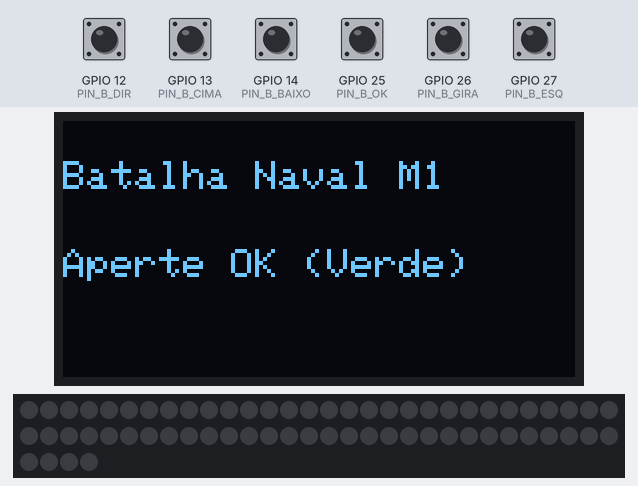
This sketch was run on a simulated ESP32. On the bench: 128×64 one-colour display, 64 RGB LEDs in strip order, left to right, continuing on the next row. The test bench sets the inputs (shaded band); at power-on: GPIO 12 (PIN_B_DIR), GPIO 13 (PIN_B_CIMA), GPIO 14 (PIN_B_BAIXO), GPIO 25 (PIN_B_OK), GPIO 26 (PIN_B_GIRA), GPIO 27 (PIN_B_ESQ) HIGH. Dim RGB values are drawn brighter than linear; random numbers use the default seed unless the sketch sets one; what the sketch prints to the serial monitor is not drawn.

Above: at 1.2 s.
1.3 s: GPIO 25 (PIN_B_OK) pulled LOW for 0.15 s
At 2.0 s:
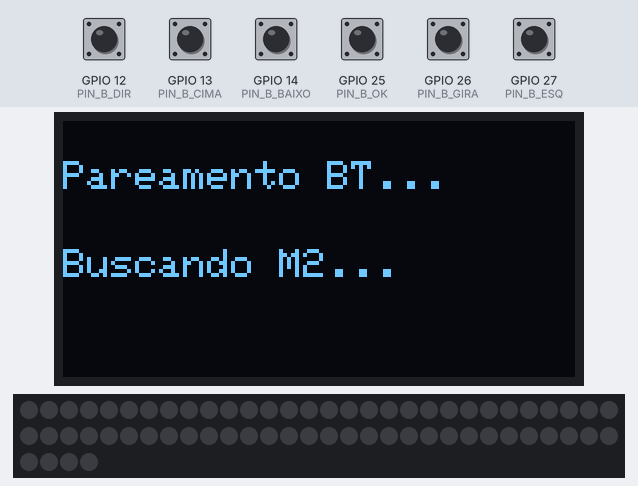
At 3.6 s:
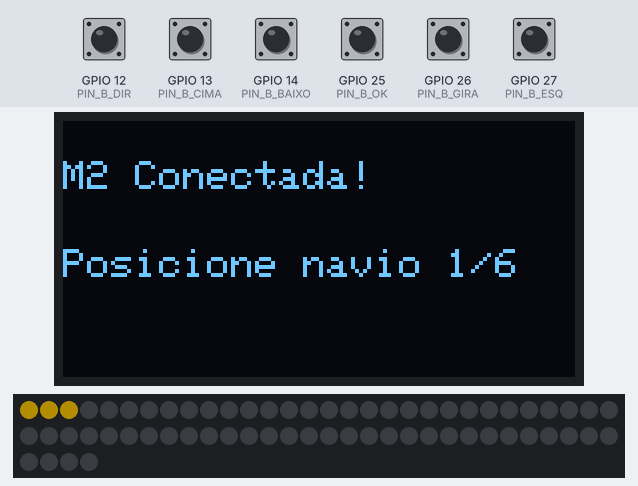
4.3 s: GPIO 25 (PIN_B_OK) pulled LOW for 1 s
At 5.3 s:
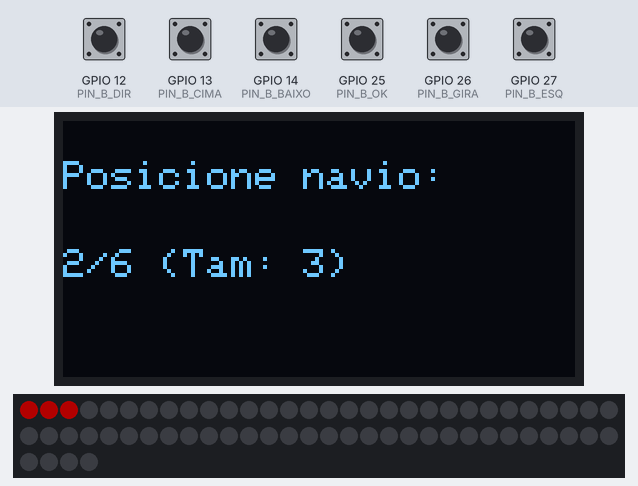
6.8 s: GPIO 12 (PIN_B_DIR) pulled LOW for 0.15 s
8.4 s: GPIO 14 (PIN_B_BAIXO) pulled LOW for 0.15 s
10.0 s: GPIO 25 (PIN_B_OK) pulled LOW for 0.15 s
At 11.0 s:
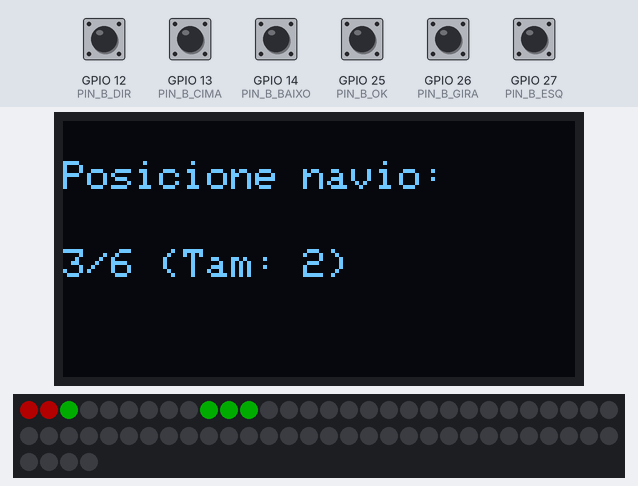
11.6 s: GPIO 26 (PIN_B_GIRA) pulled LOW for 0.15 s
Timing chart, 0 to 14.2 s (numbered marks = the images above; inputs shaded):
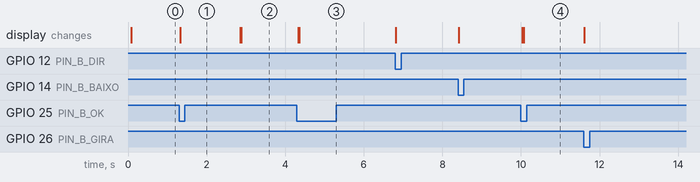

The sketch:

sketch.ino
```cpp
#include "config.h"
#include "componentes.h"
#include "fsm.h"
#include "tasks.h"

void setup() {
  //Inicializa o display, tabuleiro, a máquina de estados e a matriz.
  Serial.begin(115200);
  display.setup();
  matrizLED.setup();
  tabuleiro.setup();
  fsm.setup();

  display.show("Batalha Naval M1", "Aperte OK (Verde)");

  xQueueEventos = xQueueCreate(20, sizeof(EventoMsg)); //Cria fila

  if (xQueueEventos != NULL) {
    xTaskCreatePinnedToCore(vTaskBluetoothSim, "BTSimTask", 2048, NULL, 1, &xHandleBluetooth, 0);
    xTaskCreatePinnedToCore(vTaskInputHandler, "InputTask", 2048, NULL, 1, NULL,              1);
    xTaskCreatePinnedToCore(vTaskFSM,          "FSMTask",   4096, NULL, 2, NULL,              1);
  }
}

void loop() {
  vTaskDelay(pdMS_TO_TICKS(1000));
}
```

componentes.cpp
```cpp
#include "componentes.h"
//Define botões e matrizes;
TBotao BCima  (PIN_B_CIMA,  EV_BOTOES_MOVIMENTO, DIR_CIMA);
TBotao BDir   (PIN_B_DIR,   EV_BOTOES_MOVIMENTO, DIR_DIR);
TBotao BBaixo (PIN_B_BAIXO, EV_BOTOES_MOVIMENTO, DIR_BAIXO);
TBotao BEsq   (PIN_B_ESQ,   EV_BOTOES_MOVIMENTO, DIR_ESQ);
TBotao BGira  (PIN_B_GIRA,  EV_BOTOES_MOVIMENTO, DIR_GIRA);
TBotao BOK    (PIN_B_OK,    EV_OK, DIR_NENHUM);

TDisplay   display;
TMatrizLED matrizLED;
TNavio     navio;
TTabuleiro tabuleiro;
```

componentes.h
```cpp
#ifndef COMPONENTES_H
#define COMPONENTES_H

#include <Wire.h>
#include <Adafruit_GFX.h>
#include <Adafruit_SSD1306.h>
#include <Adafruit_NeoPixel.h>
#include "config.h"

class TBotao {
  private:
    int pino, eventoAssociado, dadoAssociado;
    bool estadoAnterior;
    unsigned long ultimoTempo;

  public:
    TBotao(int pin, int evento, int dado = DIR_NENHUM)
      : pino(pin), eventoAssociado(evento), dadoAssociado(dado), //Ao definir o botão, associa-se ao tipo de variavel pino e etc ao que é colocado
        estadoAnterior(HIGH), ultimoTempo(0) {} //Associa automaticamente à HIGH e tempo = 0;

    void setup() { pinMode(pino, INPUT_PULLUP); }

    bool update() {
      bool leitura = digitalRead(pino);
      if (leitura == LOW && estadoAnterior == HIGH && (millis() - ultimoTempo > 200)) { //anti-bounce
        ultimoTempo = millis();
        estadoAnterior = leitura;
        return true;
      }
      estadoAnterior = leitura;
      return false;
    }

    int getEvento() { return eventoAssociado; }
    int getDado()   { return dadoAssociado; }
};

class TDisplay {
  private:
    Adafruit_SSD1306 oled;
  public:
    TDisplay() : oled(128, 64, &Wire, -1) {}

    void setup() {
      if (!oled.begin(SSD1306_SWITCHCAPVCC, 0x3C)) {
        Serial.println("Falha no OLED SSD1306");
        return;
      }
      oled.clearDisplay();
      oled.setTextSize(1);
      oled.setTextColor(SSD1306_WHITE);
      oled.display();
    }

    void show(String linha1, String linha2 = "") {
      oled.clearDisplay();
      oled.setCursor(0, 10);
      oled.println(linha1);
      if (linha2.length() > 0) {
        oled.setCursor(0, 32);
        oled.println(linha2);
      }
      oled.display();
      Serial.println("[DISPLAY] " + linha1 + " | " + linha2);
    }
};

class TMatrizLED {
  private:
    Adafruit_NeoPixel strip;
  public:
    TMatrizLED() : strip(TAM_GRID * TAM_GRID, PIN_LED_MTX, NEO_GRB + NEO_KHZ800) {}

    void setup() {
      strip.begin();
      strip.setBrightness(60);
      Clear();
    }

    void On(int x, int y, uint8_t r, uint8_t g, uint8_t b) {
      if (x >= 0 && x < TAM_GRID && y >= 0 && y < TAM_GRID) {
        int idx = y * TAM_GRID + x;
        strip.setPixelColor(idx, strip.Color(r, g, b));
      }
    }

    void show() { strip.show(); }

    void Clear() {
      strip.clear();
      strip.show();
    }
};

class TNavio {
  private:
    Ponto pos;
    int tamanho;
    bool horizontal;
  public:
    TNavio() : pos({0, 0}), tamanho(3), horizontal(true) {}

    void Resetposicao(int tam = 3) {
      pos = {0, 0};
      tamanho = tam;
      horizontal = true;
    }

    void update(int dir) {
      if (dir == DIR_CIMA  && pos.y > 0)            pos.y--; //Origem é topo esquerdo, com x para direito e y p baixo
      if (dir == DIR_BAIXO && pos.y < TAM_GRID - 1) pos.y++;
      if (dir == DIR_ESQ   && pos.x > 0)            pos.x--;
      if (dir == DIR_DIR   && pos.x < TAM_GRID - 1) pos.x++;
      if (dir == DIR_GIRA)                          horizontal = !horizontal; // Troca horizontalidade
    }
//funções de retornar informações do barco:
    Ponto coordenada()  { return pos; }
    int getTamanho()    { return tamanho; }
    bool isHorizontal() { return horizontal; }
//Existem 2 verificações, essa no navio para ver se está na grid e outra no tabuleiro que checa sobreposição
    bool verifica() {
      return horizontal ? (pos.x + tamanho <= TAM_GRID) : (pos.y + tamanho <= TAM_GRID);
    }

    int sorteio() {
      randomSeed(esp_random());
      return random(1, 3); // 1 = M1 começa, 2 = M2 começa
    }
};

class TTabuleiro {
  private:
    int grid[TAM_GRID][TAM_GRID];        // Tabuleiro próprio (0=água, 1=navio, 2=atingido)
    int tirosFeitos[TAM_GRID][TAM_GRID]; // Radar de tiros em M2 (0=desc., 1=acerto, 2=água)
    int naviosPosicionados;
    int tirosAcertadosEmM2;
    int acertosDeM2EmM1;

  public:
    void setup() { start(); }

    void start() {
      naviosPosicionados = 0;
      tirosAcertadosEmM2 = 0;
      acertosDeM2EmM1    = 0;
      memset(grid, 0, sizeof(grid));
      memset(tirosFeitos, 0, sizeof(tirosFeitos));
    }
//Não pudemos unir as verificações pois uma precisava da outra.
    bool verificaSobreposicao(TNavio &n) {
      if (!n.verifica()) return false;
      Ponto p = n.coordenada();

      for (int i = 0; i < n.getTamanho(); i++) {
        int nx = n.isHorizontal() ? p.x + i : p.x;
        int ny = n.isHorizontal() ? p.y : p.y + i;
        if (nx < 0 || nx >= TAM_GRID || ny < 0 || ny >= TAM_GRID) return false;
        if (grid[nx][ny] != 0) return false;
      }
      return true;
    }

    bool salvaPosicao(TNavio &n) {
      if (!verificaSobreposicao(n)) return false;

      Ponto p = n.coordenada();
      for (int i = 0; i < n.getTamanho(); i++) {
        int nx = n.isHorizontal() ? p.x + i : p.x;
        int ny = n.isHorizontal() ? p.y : p.y + i;
        grid[nx][ny] = 1;
      }

      naviosPosicionados++;
      return true;
    }

    int getNaviosPosicionados() { return naviosPosicionados; }

    void esconderNavios(TMatrizLED &led) { led.Clear(); }

    // Verde = salvos | Amarelo = cursor válido | Vermelho = borda ou sobreposição
    void desenharPosicionamento(TMatrizLED &led, TNavio &n) {
      led.Clear();
      for (int x = 0; x < TAM_GRID; x++) {
        for (int y = 0; y < TAM_GRID; y++) {
          if (grid[x][y] == 1) led.On(x, y, 0, 200, 0);
        }
      }

      Ponto p = n.coordenada();
      bool valido = verificaSobreposicao(n);
      for (int i = 0; i < n.getTamanho(); i++) {
        int nx = n.isHorizontal() ? p.x + i : p.x;
        int ny = n.isHorizontal() ? p.y : p.y + i;
        if (valido) led.On(nx, ny, 255, 200, 0);
        else        led.On(nx, ny, 255, 0, 0);
      }
      led.show();
    }

    // Vermelho = acerto | Azul = água | Branco = mira
    void desenharBatalha(TMatrizLED &led, TNavio &mira) {
      led.Clear();
      for (int x = 0; x < TAM_GRID; x++) {
        for (int y = 0; y < TAM_GRID; y++) {
          if (tirosFeitos[x][y] == 1)      led.On(x, y, 255, 0, 0);
          else if (tirosFeitos[x][y] == 2) led.On(x, y, 0, 0, 255);
        }
      }
      Ponto p = mira.coordenada();
      led.On(p.x, p.y, 255, 255, 255);
      led.show();
    }
//Verifica se o local de tiro é válido
    bool jaAtirou(Ponto p) {
      return (tirosFeitos[p.x][p.y] != 0);
    }

    bool registrarTiroM1(Ponto p) {
      bool acertou = (simGridM2[p.x][p.y] == 1);
      if (acertou) {
        simGridM2[p.x][p.y] = 2;
        tirosFeitos[p.x][p.y] = 1;
        tirosAcertadosEmM2++;
      } else {
        tirosFeitos[p.x][p.y] = 2;
      }
      return acertou;
    }

    bool receberTiroM2(int x, int y) {
      if (x < 0 || x >= TAM_GRID || y < 0 || y >= TAM_GRID) return false;
      if (grid[x][y] == 1) {
        grid[x][y] = 2;
        acertosDeM2EmM1++;
        return true;
      }
      return false;
    }

    bool fimDeJogo() {
      return (tirosAcertadosEmM2 >= 12 || acertosDeM2EmM1 >= 12);
    }

    bool venceu() {
      return (tirosAcertadosEmM2 >= 12);
    }
};

// Instâncias globais (definidas em componentes.cpp)
extern TBotao BCima;
extern TBotao BDir;
extern TBotao BBaixo;
extern TBotao BEsq;
extern TBotao BGira;
extern TBotao BOK;

extern TDisplay   display;
extern TMatrizLED matrizLED;
extern TNavio     navio;
extern TTabuleiro tabuleiro;

#endif
```

fsm.h
```cpp
#ifndef FSM_H
#define FSM_H
#include "config.h"
#include "componentes.h"

class TMaquinaEstados {
  private:
    int estadoAtual;
    int matrizProximo[NUM_ESTADOS][NUM_EVENTOS];
    int matrizAcao[NUM_ESTADOS][NUM_EVENTOS];

    void executarAcao(int acao, int dado) {
      switch (acao) {
        case A00: // E0_IDLE -> E1_PAREAMENTO_BT
          display.show("Pareamento BT...", "Buscando M2...");
          simBuscarM2 = true;
          break;

        case A01: // E1_PAREAMENTO_BT -> E2_NAVEGACAO
          display.show("M2 Conectada!", "Posicione navio 1/6");
          tabuleiro.start();
          simIniciarM2();
          navio.Resetposicao(TAMANHOS_NAVIOS[0]);
          tabuleiro.desenharPosicionamento(matrizLED, navio);
          break;

        case A02: // E2_NAVEGACAO -> E2_NAVEGACAO
          navio.update(dado);
          tabuleiro.desenharPosicionamento(matrizLED, navio);
          break;

        case A07: // E2_NAVEGACAO -> E3_VERIFICACAO
          if (tabuleiro.verificaSobreposicao(navio)) publicarEvento(EV_POSICAO_LEGAL);
          else                                       publicarEvento(EV_POSICAO_ILEGAL);
          break;

        case A08: // E3_VERIFICACAO -> E4_CONFIRMA_POSICIONAMENTO
          if (tabuleiro.salvaPosicao(navio)) {
            int qtd = tabuleiro.getNaviosPosicionados();
            display.show("Navio " + String(qtd) + "/6 salvo!");
            if (qtd < 6) {
              publicarEvento(EV_MENOS_6_NAVIOS);
            } else {
              display.show("6 Navios prontos!", "Aguardando M2...");
              simEsperandoM2 = true;
              publicarEvento(EV_SEIS_NAVIOS);
            }
          } else {
            publicarEvento(EV_POSICAO_ILEGAL);
          }
          break;

        case A09: { // E3_VERIFICACAO -> E2_NAVEGACAO ou E4_CONFIRMA_POSICIONAMENTO -> E2_NAVEGACAO
          int idx = tabuleiro.getNaviosPosicionados();
          navio.Resetposicao(TAMANHOS_NAVIOS[idx]);
          tabuleiro.desenharPosicionamento(matrizLED, navio);
          display.show("Posicione navio:", String(idx + 1) + "/6 (Tam: " + String(TAMANHOS_NAVIOS[idx]) + ")");
          break;
        }

        case A10: { // E5_ESPERA_POSICIONAMENTO_M2 -> E6_SORTEIO (Sorteio + Esconder navios)
          int quemComeca = navio.sorteio();
          tabuleiro.esconderNavios(matrizLED);
          navio.Resetposicao(1); // Mira de 1 casa
          if (quemComeca == 1) {
            display.show("Sorteio: M1!", "Sua vez de atirar");
            tabuleiro.desenharBatalha(matrizLED, navio);
            publicarEvento(EV_SORTEIO_M1);
          } else {
            display.show("Sorteio: M2!", "Aguardando tiro M2");
            simTurnoM2 = true;
            publicarEvento(EV_SORTEIO_M2);
          }
          break;
        }

        case A12: // E7_TURNO_M1 -> E7_TURNO_M1 (Move mira)
          navio.update(dado);
          tabuleiro.desenharBatalha(matrizLED, navio);
          break;

        case A16: { // E7_TURNO_M1 -> E9_CONFIRMA_FIM_JOGO (Atira em M2)
          Ponto alvo = navio.coordenada();
          if (tabuleiro.jaAtirou(alvo)) {
            display.show("Ja atirou aqui!", "Escolha outra casa");
            vTaskDelay(pdMS_TO_TICKS(700));
            publicarEvento(EV_JOGO_CONTINUA_M1);
            break;
          }

          bool acertou = tabuleiro.registrarTiroM1(alvo);
          tabuleiro.desenharBatalha(matrizLED, navio);
          display.show(acertou ? "FOGO! Acertou M2!" : "AGUA! Errou tiro.");
          vTaskDelay(pdMS_TO_TICKS(1000));

          if (tabuleiro.fimDeJogo()) publicarEvento(EV_FIM_DE_JOGO);
          else                       publicarEvento(EV_JOGO_CONTINUA_M2);
          break;
        }

        case A17: // E9_CONFIRMA_FIM_JOGO -> E0_IDLE
          simBuscarM2    = false;
          simEsperandoM2 = false;
          simTurnoM2     = false;
          display.show(tabuleiro.venceu() ? "VITORIA DE M1!" : "M2 VENCEU!", "Aperte OK p/ jogar");
          matrizLED.Clear();
          break;

        case A18: // E9_CONFIRMA_FIM_JOGO -> E8_TURNO_M2
          display.show("Turno M2", "M2 escolhendo tiro");
          simTurnoM2 = true;
          break;

        case A_TIMEOUT_BT: // E1_PAREAMENTO_BT/E5_ESPERA_POSICIONAMENTO_M2/E7_TURNO_M1/E8_TURNO_M2 -> E0_IDLE (Falha ou timeout no BT)
          simBuscarM2    = false;
          simEsperandoM2 = false;
          simTurnoM2     = false;
          matrizLED.Clear();
          display.show("Falha/Timeout BT!", "Aperte OK p/ tentar");
          break;

        case A20: { // E8_TURNO_M2 -> E9_CONFIRMA_FIM_JOGO (Recebe tiro de M2)
          bool m2Acertou = tabuleiro.receberTiroM2(simTiroM2X, simTiroM2Y);
          display.show(m2Acertou ? "M2 ACERTOU!" : "M2 deu AGUA!",
                       String("Tiro em (") + simTiroM2X + "," + simTiroM2Y + ")");
          vTaskDelay(pdMS_TO_TICKS(900));

          if (tabuleiro.fimDeJogo()) publicarEvento(EV_FIM_DE_JOGO);
          else                       publicarEvento(EV_JOGO_CONTINUA_M1);
          break;
        }

        case A21: // E9_CONFIRMA_FIM_JOGO -> E7_TURNO_M1
          display.show("Sua vez (M1)!", "Mova mira e OK");
          tabuleiro.desenharBatalha(matrizLED, navio);
          break;
      }
    }

  public:
    void setup() {
      estadoAtual = E0_IDLE;
      for (int i = 0; i < NUM_ESTADOS; i++) {
        for (int j = 0; j < NUM_EVENTOS; j++) {
          matrizAcao[i][j] = NENHUMA_ACAO;
          matrizProximo[i][j] = i;
        }
      }

      matrizProximo[E0_IDLE][EV_OK] = E1_PAREAMENTO_BT;
      matrizAcao[E0_IDLE][EV_OK]    = A00;

      matrizProximo[E1_PAREAMENTO_BT][EV_TIMEOUT_BT_PAREAMENTO] = E0_IDLE;
      matrizAcao[E1_PAREAMENTO_BT][EV_TIMEOUT_BT_PAREAMENTO]    = A_TIMEOUT_BT;
      matrizProximo[E1_PAREAMENTO_BT][EV_ENCONTRA_DISPOSITIVO]  = E2_NAVEGACAO;
      matrizAcao[E1_PAREAMENTO_BT][EV_ENCONTRA_DISPOSITIVO]     = A01;

      matrizProximo[E2_NAVEGACAO][EV_BOTOES_MOVIMENTO] = E2_NAVEGACAO;
      matrizAcao[E2_NAVEGACAO][EV_BOTOES_MOVIMENTO]    = A02;
      matrizProximo[E2_NAVEGACAO][EV_OK]               = E3_VERIFICACAO;
      matrizAcao[E2_NAVEGACAO][EV_OK]                  = A07;

      matrizProximo[E3_VERIFICACAO][EV_POSICAO_ILEGAL] = E2_NAVEGACAO;
      matrizAcao[E3_VERIFICACAO][EV_POSICAO_ILEGAL]    = A09;
      matrizProximo[E3_VERIFICACAO][EV_POSICAO_LEGAL]  = E4_CONFIRMA_POSICIONAMENTO;
      matrizAcao[E3_VERIFICACAO][EV_POSICAO_LEGAL]     = A08;

      matrizProximo[E4_CONFIRMA_POSICIONAMENTO][EV_MENOS_6_NAVIOS] = E2_NAVEGACAO;
      matrizAcao[E4_CONFIRMA_POSICIONAMENTO][EV_MENOS_6_NAVIOS]    = A09;
      matrizProximo[E4_CONFIRMA_POSICIONAMENTO][EV_POSICAO_ILEGAL] = E2_NAVEGACAO;
      matrizAcao[E4_CONFIRMA_POSICIONAMENTO][EV_POSICAO_ILEGAL]    = A09;
      matrizProximo[E4_CONFIRMA_POSICIONAMENTO][EV_SEIS_NAVIOS]    = E5_ESPERA_POSICIONAMENTO_M2;

      matrizProximo[E5_ESPERA_POSICIONAMENTO_M2][EV_TIMEOUT_BT_POSICIONAMENTO] = E0_IDLE;
      matrizAcao[E5_ESPERA_POSICIONAMENTO_M2][EV_TIMEOUT_BT_POSICIONAMENTO]    = A_TIMEOUT_BT;
      matrizProximo[E5_ESPERA_POSICIONAMENTO_M2][EV_M2_PRONTO]                 = E6_SORTEIO;
      matrizAcao[E5_ESPERA_POSICIONAMENTO_M2][EV_M2_PRONTO]                    = A10;

      matrizProximo[E6_SORTEIO][EV_SORTEIO_M1] = E7_TURNO_M1;
      matrizProximo[E6_SORTEIO][EV_SORTEIO_M2] = E8_TURNO_M2;

      matrizProximo[E7_TURNO_M1][EV_BOTOES_MOVIMENTO] = E7_TURNO_M1;
      matrizAcao[E7_TURNO_M1][EV_BOTOES_MOVIMENTO]    = A12;
      matrizProximo[E7_TURNO_M1][EV_OK]               = E9_CONFIRMA_FIM_JOGO;
      matrizAcao[E7_TURNO_M1][EV_OK]                  = A16;
      matrizProximo[E7_TURNO_M1][EV_TIMEOUT_BT_TURNO] = E0_IDLE;
      matrizAcao[E7_TURNO_M1][EV_TIMEOUT_BT_TURNO]    = A_TIMEOUT_BT;

      matrizProximo[E8_TURNO_M2][EV_OK_BT]            = E9_CONFIRMA_FIM_JOGO;
      matrizAcao[E8_TURNO_M2][EV_OK_BT]               = A20;
      matrizProximo[E8_TURNO_M2][EV_TIMEOUT_BT_TURNO] = E0_IDLE;
      matrizAcao[E8_TURNO_M2][EV_TIMEOUT_BT_TURNO]    = A_TIMEOUT_BT;

      matrizProximo[E9_CONFIRMA_FIM_JOGO][EV_FIM_DE_JOGO]      = E0_IDLE;
      matrizAcao[E9_CONFIRMA_FIM_JOGO][EV_FIM_DE_JOGO]         = A17;
      matrizProximo[E9_CONFIRMA_FIM_JOGO][EV_JOGO_CONTINUA_M2] = E8_TURNO_M2;
      matrizAcao[E9_CONFIRMA_FIM_JOGO][EV_JOGO_CONTINUA_M2]    = A18;
      matrizProximo[E9_CONFIRMA_FIM_JOGO][EV_JOGO_CONTINUA_M1] = E7_TURNO_M1;
      matrizAcao[E9_CONFIRMA_FIM_JOGO][EV_JOGO_CONTINUA_M1]    = A21;
    }

    void update(EventoMsg msg) {
      if (msg.tipo < 0 || msg.tipo >= NUM_EVENTOS) return;

      int acao = matrizAcao[estadoAtual][msg.tipo];
      int prox = matrizProximo[estadoAtual][msg.tipo];

      Serial.printf("[FSM] E%d --(EV %d)--> E%d | Acao: %d\n", estadoAtual, msg.tipo, prox, acao);
      estadoAtual = prox;

      executarAcao(acao, msg.dado);
    }
};

TMaquinaEstados fsm;
#endif
```

Source omitted: tasks.h (2512 bytes), config.cpp (1946 bytes), config.h (3003 bytes)

Measured:
- after the input at 1.3 s, the display: changes at once (image 1)
- after the input at 4.3 s, the display: first changes at once (image 3 shows a later state)
- after the input at 10.0 s, the display: first changes at once (image 4 shows a later state)
